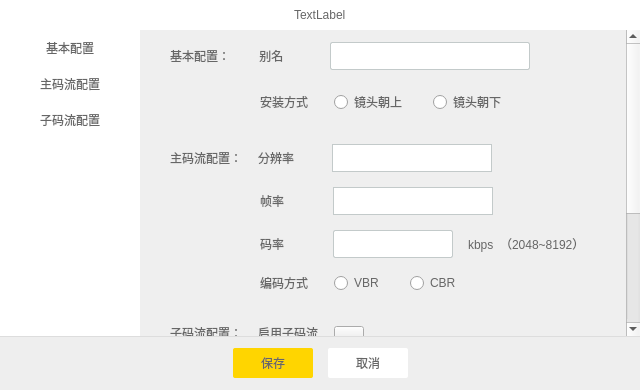
<?xml version="1.0" encoding="UTF-8"?>
<ui version="4.0">
 <class>deviceSettingDlg</class>
 <widget class="QDialog" name="deviceSettingDlg">
  <property name="geometry">
   <rect>
    <x>0</x>
    <y>0</y>
    <width>640</width>
    <height>390</height>
   </rect>
  </property>
  <property name="windowTitle">
   <string>Dialog</string>
  </property>
  <property name="styleSheet">
   <string notr="true">QLabel{
font-size:12px;
font-family:&quot;微软雅黑&quot;;
color:#666666;
}
QPushButton{
font-size:12px;
font-family:&quot;微软雅黑&quot;;
color:#666666;
}
QRadioButton{
font-size:12px;
font-family:&quot;微软雅黑&quot;;
color:#666666;
}
QCheckBox{
font-size:12px;
font-family:&quot;微软雅黑&quot;;
color:#666666;
}
#titleWidget{
background:#ffffff;
}
#topWidget{
background:#eeeeee;
}
#bottomWidget{
background:#eeeeee;
}
#leftWidget{
background:#ffffff;
}
QComboBox{
border:1px solid #c3caca;
font-size:12px;
font-family:&quot;微软雅黑&quot;;
color:#323434;
padding-left:10px;
}
QComboBox:drop-down{
subcontrol-origin:padding;
subcontrol-position:top right;
width:26px;
border-left-width: 0px;
border-left-color: gray;
border-left-style: solid;
}
QComboBox:down-arrow{
image: url(:/image/image/down_arrow.png);
}
QComboBox QAbstractItemView{
background:#f5f5f5;
border:1px solid #c3caca;
border-radius:2px;
selection-background-color:lightgray;
outline:0px;
}
QComboBox QAbstractItemView::item{
min-height:25px;
}
QListView{
border:1px solid #c3caca;
border-radius:2px;
}
QListView::item{
background:#f5f5f5;
padding-left:8px;
color:#323434;
outline:0px;
}
QListView::item:hover{
background: #ffffff;
color:#323434;
outline:0px;
}</string>
  </property>
  <layout class="QVBoxLayout" name="verticalLayout">
   <property name="spacing">
    <number>0</number>
   </property>
   <property name="leftMargin">
    <number>0</number>
   </property>
   <property name="topMargin">
    <number>0</number>
   </property>
   <property name="rightMargin">
    <number>0</number>
   </property>
   <property name="bottomMargin">
    <number>0</number>
   </property>
   <item>
    <widget class="QWidget" name="titleWidget" native="true">
     <property name="minimumSize">
      <size>
       <width>0</width>
       <height>30</height>
      </size>
     </property>
     <property name="maximumSize">
      <size>
       <width>16777215</width>
       <height>30</height>
      </size>
     </property>
     <layout class="QHBoxLayout" name="horizontalLayout">
      <item alignment="Qt::AlignHCenter">
       <widget class="QLabel" name="titleLabel">
        <property name="text">
         <string>TextLabel</string>
        </property>
       </widget>
      </item>
     </layout>
    </widget>
   </item>
   <item>
    <widget class="QWidget" name="topWidget" native="true">
     <layout class="QHBoxLayout" name="horizontalLayout_3">
      <property name="spacing">
       <number>0</number>
      </property>
      <property name="leftMargin">
       <number>0</number>
      </property>
      <property name="topMargin">
       <number>0</number>
      </property>
      <property name="rightMargin">
       <number>0</number>
      </property>
      <property name="bottomMargin">
       <number>0</number>
      </property>
      <item>
       <widget class="QWidget" name="leftWidget" native="true">
        <property name="minimumSize">
         <size>
          <width>140</width>
          <height>0</height>
         </size>
        </property>
        <property name="maximumSize">
         <size>
          <width>140</width>
          <height>16777215</height>
         </size>
        </property>
        <layout class="QVBoxLayout" name="verticalLayout_2">
         <property name="spacing">
          <number>0</number>
         </property>
         <property name="leftMargin">
          <number>0</number>
         </property>
         <property name="topMargin">
          <number>0</number>
         </property>
         <property name="rightMargin">
          <number>0</number>
         </property>
         <property name="bottomMargin">
          <number>0</number>
         </property>
         <item>
          <widget class="QPushButton" name="settingsBtn">
           <property name="minimumSize">
            <size>
             <width>0</width>
             <height>36</height>
            </size>
           </property>
           <property name="maximumSize">
            <size>
             <width>16777215</width>
             <height>36</height>
            </size>
           </property>
           <property name="styleSheet">
            <string notr="true">#settingsBtn{
border:none;
}
#settingsBtn:hover{
background:#f5f5f5;
}
#settingsBtn:checked{
background:#eeeeee;
}</string>
           </property>
           <property name="text">
            <string>基本配置</string>
           </property>
           <property name="checkable">
            <bool>true</bool>
           </property>
          </widget>
         </item>
         <item>
          <widget class="QPushButton" name="bitSettingsBtn">
           <property name="minimumSize">
            <size>
             <width>0</width>
             <height>36</height>
            </size>
           </property>
           <property name="maximumSize">
            <size>
             <width>16777215</width>
             <height>36</height>
            </size>
           </property>
           <property name="styleSheet">
            <string notr="true">#bitSettingsBtn{
border:none;
}
#bitSettingsBtn:hover{
background:#f5f5f5;
}
#bitSettingsBtn:checked{
background:#eeeeee;
}</string>
           </property>
           <property name="text">
            <string>主码流配置</string>
           </property>
           <property name="checkable">
            <bool>true</bool>
           </property>
          </widget>
         </item>
         <item>
          <widget class="QPushButton" name="subBitSettingsBtn">
           <property name="minimumSize">
            <size>
             <width>0</width>
             <height>36</height>
            </size>
           </property>
           <property name="maximumSize">
            <size>
             <width>16777215</width>
             <height>36</height>
            </size>
           </property>
           <property name="styleSheet">
            <string notr="true">#subBitSettingsBtn{
border:none;
}
#subBitSettingsBtn:hover{
background:#f5f5f5;
}
#subBitSettingsBtn:checked{
background:#eeeeee;
}</string>
           </property>
           <property name="text">
            <string>子码流配置</string>
           </property>
           <property name="checkable">
            <bool>true</bool>
           </property>
          </widget>
         </item>
         <item>
          <spacer name="verticalSpacer">
           <property name="orientation">
            <enum>Qt::Vertical</enum>
           </property>
           <property name="sizeHint" stdset="0">
            <size>
             <width>20</width>
             <height>174</height>
            </size>
           </property>
          </spacer>
         </item>
        </layout>
       </widget>
      </item>
      <item>
       <widget class="QScrollArea" name="scrollArea">
        <property name="styleSheet">
         <string notr="true">#scrollArea{
border:none;
}
QScrollBar:vertical {
      width:10px;
      background: #eeeeee;
      padding-top:6px;
      padding-bottom:6px;
padding-right:4px;
  }
QScrollBar::handle:vertical{
    background:rgba(0,0,0,25%);
    border-radius:2px;
    min-height:20;
}
QScrollBar::handle:vertical:hover
{
    background:rgba(0,0,0,50%); 
    border-radius:2px;
    min-height:20;
}
QScrollBar::add-line:vertical {
      border: none;
      background: #eeeeee;
}

QScrollBar::sub-line:vertical {
      border: none;
      background: #eeeeee;
}  
QScrollBar::add-page:vertical,QScrollBar::sub-page:vertical  
{
    background:#eeeeee;
    border-radius:4px;
}
</string>
        </property>
        <property name="horizontalScrollBarPolicy">
         <enum>Qt::ScrollBarAlwaysOff</enum>
        </property>
        <property name="widgetResizable">
         <bool>true</bool>
        </property>
        <widget class="QWidget" name="scrollAreaWidgetContents">
         <property name="geometry">
          <rect>
           <x>0</x>
           <y>-41</y>
           <width>489</width>
           <height>526</height>
          </rect>
         </property>
         <layout class="QVBoxLayout" name="verticalLayout_6">
          <property name="spacing">
           <number>30</number>
          </property>
          <property name="leftMargin">
           <number>30</number>
          </property>
          <property name="topMargin">
           <number>12</number>
          </property>
          <item>
           <layout class="QVBoxLayout" name="verticalLayout_3">
            <property name="spacing">
             <number>20</number>
            </property>
            <item>
             <layout class="QHBoxLayout" name="horizontalLayout_4">
              <property name="spacing">
               <number>26</number>
              </property>
              <item>
               <widget class="QLabel" name="label">
                <property name="text">
                 <string>基本配置：</string>
                </property>
               </widget>
              </item>
              <item>
               <widget class="QLabel" name="label_2">
                <property name="sizePolicy">
                 <sizepolicy hsizetype="Preferred" vsizetype="Preferred">
                  <horstretch>0</horstretch>
                  <verstretch>0</verstretch>
                 </sizepolicy>
                </property>
                <property name="minimumSize">
                 <size>
                  <width>48</width>
                  <height>0</height>
                 </size>
                </property>
                <property name="maximumSize">
                 <size>
                  <width>48</width>
                  <height>16777215</height>
                 </size>
                </property>
                <property name="text">
                 <string> 别名</string>
                </property>
                <property name="alignment">
                 <set>Qt::AlignLeading|Qt::AlignLeft|Qt::AlignVCenter</set>
                </property>
               </widget>
              </item>
              <item>
               <widget class="QLineEdit" name="nameLineEdit">
                <property name="minimumSize">
                 <size>
                  <width>200</width>
                  <height>28</height>
                 </size>
                </property>
                <property name="maximumSize">
                 <size>
                  <width>300</width>
                  <height>28</height>
                 </size>
                </property>
                <property name="styleSheet">
                 <string notr="true">background:#ffffff;
border:1px solid #c3caca;
border-radius:2px;
padding-left:10px;
font-size:12px;
font-family:&quot;微软雅黑&quot;;
color:#323434;</string>
                </property>
               </widget>
              </item>
              <item>
               <spacer name="horizontalSpacer_10">
                <property name="orientation">
                 <enum>Qt::Horizontal</enum>
                </property>
                <property name="sizeHint" stdset="0">
                 <size>
                  <width>40</width>
                  <height>20</height>
                 </size>
                </property>
               </spacer>
              </item>
             </layout>
            </item>
            <item>
             <layout class="QHBoxLayout" name="horizontalLayout_6">
              <property name="spacing">
               <number>26</number>
              </property>
              <property name="leftMargin">
               <number>90</number>
              </property>
              <property name="rightMargin">
               <number>90</number>
              </property>
              <item>
               <widget class="QLabel" name="label_3">
                <property name="sizePolicy">
                 <sizepolicy hsizetype="Preferred" vsizetype="Preferred">
                  <horstretch>0</horstretch>
                  <verstretch>0</verstretch>
                 </sizepolicy>
                </property>
                <property name="minimumSize">
                 <size>
                  <width>0</width>
                  <height>0</height>
                 </size>
                </property>
                <property name="text">
                 <string>安装方式</string>
                </property>
                <property name="alignment">
                 <set>Qt::AlignLeading|Qt::AlignLeft|Qt::AlignVCenter</set>
                </property>
               </widget>
              </item>
              <item>
               <widget class="QRadioButton" name="upBtn">
                <property name="text">
                 <string>镜头朝上</string>
                </property>
               </widget>
              </item>
              <item>
               <widget class="QRadioButton" name="downBtn">
                <property name="text">
                 <string>镜头朝下</string>
                </property>
               </widget>
              </item>
              <item>
               <spacer name="horizontalSpacer_5">
                <property name="orientation">
                 <enum>Qt::Horizontal</enum>
                </property>
                <property name="sizeHint" stdset="0">
                 <size>
                  <width>40</width>
                  <height>20</height>
                 </size>
                </property>
               </spacer>
              </item>
             </layout>
            </item>
           </layout>
          </item>
          <item>
           <layout class="QVBoxLayout" name="verticalLayout_4">
            <property name="spacing">
             <number>15</number>
            </property>
            <item>
             <layout class="QHBoxLayout" name="horizontalLayout_8">
              <property name="spacing">
               <number>16</number>
              </property>
              <property name="rightMargin">
               <number>90</number>
              </property>
              <item>
               <widget class="QLabel" name="label_4">
                <property name="text">
                 <string>主码流配置：</string>
                </property>
               </widget>
              </item>
              <item>
               <widget class="QLabel" name="label_5">
                <property name="minimumSize">
                 <size>
                  <width>58</width>
                  <height>0</height>
                 </size>
                </property>
                <property name="maximumSize">
                 <size>
                  <width>48</width>
                  <height>16777215</height>
                 </size>
                </property>
                <property name="text">
                 <string>分辨率</string>
                </property>
                <property name="alignment">
                 <set>Qt::AlignLeading|Qt::AlignLeft|Qt::AlignVCenter</set>
                </property>
               </widget>
              </item>
              <item>
               <widget class="commonComBox" name="resolutionBox">
                <property name="minimumSize">
                 <size>
                  <width>160</width>
                  <height>28</height>
                 </size>
                </property>
                <property name="maximumSize">
                 <size>
                  <width>160</width>
                  <height>28</height>
                 </size>
                </property>
                <property name="editable">
                 <bool>false</bool>
                </property>
                <property name="insertPolicy">
                 <enum>QComboBox::InsertAtBottom</enum>
                </property>
                <property name="sizeAdjustPolicy">
                 <enum>QComboBox::AdjustToContents</enum>
                </property>
                <property name="duplicatesEnabled">
                 <bool>false</bool>
                </property>
                <property name="frame">
                 <bool>true</bool>
                </property>
               </widget>
              </item>
              <item>
               <spacer name="horizontalSpacer_3">
                <property name="orientation">
                 <enum>Qt::Horizontal</enum>
                </property>
                <property name="sizeHint" stdset="0">
                 <size>
                  <width>40</width>
                  <height>20</height>
                 </size>
                </property>
               </spacer>
              </item>
             </layout>
            </item>
            <item>
             <layout class="QHBoxLayout" name="horizontalLayout_9">
              <property name="spacing">
               <number>15</number>
              </property>
              <property name="leftMargin">
               <number>90</number>
              </property>
              <property name="rightMargin">
               <number>90</number>
              </property>
              <item>
               <widget class="QLabel" name="label_6">
                <property name="minimumSize">
                 <size>
                  <width>58</width>
                  <height>0</height>
                 </size>
                </property>
                <property name="maximumSize">
                 <size>
                  <width>58</width>
                  <height>16777215</height>
                 </size>
                </property>
                <property name="text">
                 <string>帧率</string>
                </property>
                <property name="alignment">
                 <set>Qt::AlignLeading|Qt::AlignLeft|Qt::AlignVCenter</set>
                </property>
               </widget>
              </item>
              <item>
               <widget class="commonComBox" name="framerateBox">
                <property name="minimumSize">
                 <size>
                  <width>160</width>
                  <height>28</height>
                 </size>
                </property>
                <property name="maximumSize">
                 <size>
                  <width>160</width>
                  <height>28</height>
                 </size>
                </property>
                <property name="editable">
                 <bool>false</bool>
                </property>
                <property name="sizeAdjustPolicy">
                 <enum>QComboBox::AdjustToContents</enum>
                </property>
                <property name="duplicatesEnabled">
                 <bool>false</bool>
                </property>
                <property name="frame">
                 <bool>true</bool>
                </property>
               </widget>
              </item>
              <item>
               <spacer name="horizontalSpacer_4">
                <property name="orientation">
                 <enum>Qt::Horizontal</enum>
                </property>
                <property name="sizeHint" stdset="0">
                 <size>
                  <width>40</width>
                  <height>20</height>
                 </size>
                </property>
               </spacer>
              </item>
             </layout>
            </item>
            <item>
             <layout class="QHBoxLayout" name="horizontalLayout_10">
              <property name="spacing">
               <number>15</number>
              </property>
              <property name="leftMargin">
               <number>90</number>
              </property>
              <item>
               <widget class="QLabel" name="label_7">
                <property name="minimumSize">
                 <size>
                  <width>58</width>
                  <height>0</height>
                 </size>
                </property>
                <property name="maximumSize">
                 <size>
                  <width>58</width>
                  <height>16777215</height>
                 </size>
                </property>
                <property name="text">
                 <string>码率</string>
                </property>
                <property name="alignment">
                 <set>Qt::AlignLeading|Qt::AlignLeft|Qt::AlignVCenter</set>
                </property>
               </widget>
              </item>
              <item>
               <widget class="QLineEdit" name="bitRateLineEdit">
                <property name="minimumSize">
                 <size>
                  <width>120</width>
                  <height>28</height>
                 </size>
                </property>
                <property name="maximumSize">
                 <size>
                  <width>120</width>
                  <height>28</height>
                 </size>
                </property>
                <property name="styleSheet">
                 <string notr="true">background:#ffffff;
border:1px solid #c3caca;
border-radius:2px;
padding-left:10px;
font-size:12px;
font-family:&quot;微软雅黑&quot;;
color:#323434;</string>
                </property>
               </widget>
              </item>
              <item>
               <widget class="QLabel" name="showLabbel">
                <property name="text">
                 <string>kbps  （2048~8192）</string>
                </property>
               </widget>
              </item>
             </layout>
            </item>
            <item>
             <layout class="QHBoxLayout" name="horizontalLayout_11">
              <property name="spacing">
               <number>26</number>
              </property>
              <property name="leftMargin">
               <number>90</number>
              </property>
              <property name="rightMargin">
               <number>90</number>
              </property>
              <item>
               <widget class="QLabel" name="label_9">
                <property name="minimumSize">
                 <size>
                  <width>48</width>
                  <height>0</height>
                 </size>
                </property>
                <property name="maximumSize">
                 <size>
                  <width>48</width>
                  <height>16777215</height>
                 </size>
                </property>
                <property name="text">
                 <string>编码方式</string>
                </property>
                <property name="alignment">
                 <set>Qt::AlignLeading|Qt::AlignLeft|Qt::AlignVCenter</set>
                </property>
               </widget>
              </item>
              <item>
               <widget class="QRadioButton" name="vbrBtn">
                <property name="text">
                 <string>VBR</string>
                </property>
               </widget>
              </item>
              <item>
               <widget class="QRadioButton" name="cbrBtn">
                <property name="text">
                 <string>CBR</string>
                </property>
               </widget>
              </item>
              <item>
               <spacer name="horizontalSpacer_6">
                <property name="orientation">
                 <enum>Qt::Horizontal</enum>
                </property>
                <property name="sizeHint" stdset="0">
                 <size>
                  <width>40</width>
                  <height>20</height>
                 </size>
                </property>
               </spacer>
              </item>
             </layout>
            </item>
           </layout>
          </item>
          <item>
           <layout class="QHBoxLayout" name="horizontalLayout_17">
            <property name="spacing">
             <number>16</number>
            </property>
            <property name="leftMargin">
             <number>0</number>
            </property>
            <item>
             <widget class="QLabel" name="label_11">
              <property name="text">
               <string>子码流配置：</string>
              </property>
             </widget>
            </item>
            <item>
             <widget class="QLabel" name="label_10">
              <property name="text">
               <string>&lt;html&gt;&lt;head/&gt;&lt;body&gt;&lt;p&gt;启用子码流&lt;/p&gt;&lt;/body&gt;&lt;/html&gt;</string>
              </property>
             </widget>
            </item>
            <item>
             <widget class="QPushButton" name="subBitrateBox">
              <property name="minimumSize">
               <size>
                <width>30</width>
                <height>14</height>
               </size>
              </property>
              <property name="maximumSize">
               <size>
                <width>30</width>
                <height>14</height>
               </size>
              </property>
              <property name="styleSheet">
               <string notr="true">#subBitrateBox{
border-image:url(:/image/image/effects.png);
}
#subBitrateBox:checked{
border-image:url(:/image/image/effectsb.png);
}</string>
              </property>
              <property name="text">
               <string/>
              </property>
              <property name="checkable">
               <bool>true</bool>
              </property>
             </widget>
            </item>
            <item>
             <spacer name="horizontalSpacer_11">
              <property name="orientation">
               <enum>Qt::Horizontal</enum>
              </property>
              <property name="sizeHint" stdset="0">
               <size>
                <width>40</width>
                <height>20</height>
               </size>
              </property>
             </spacer>
            </item>
           </layout>
          </item>
          <item>
           <widget class="QWidget" name="widget" native="true">
            <layout class="QVBoxLayout" name="verticalLayout_5">
             <property name="spacing">
              <number>15</number>
             </property>
             <property name="leftMargin">
              <number>0</number>
             </property>
             <property name="topMargin">
              <number>0</number>
             </property>
             <property name="rightMargin">
              <number>0</number>
             </property>
             <property name="bottomMargin">
              <number>0</number>
             </property>
             <item>
              <layout class="QHBoxLayout" name="horizontalLayout_13">
               <property name="spacing">
                <number>15</number>
               </property>
               <property name="leftMargin">
                <number>90</number>
               </property>
               <property name="rightMargin">
                <number>90</number>
               </property>
               <item>
                <widget class="QLabel" name="label_12">
                 <property name="minimumSize">
                  <size>
                   <width>58</width>
                   <height>0</height>
                  </size>
                 </property>
                 <property name="maximumSize">
                  <size>
                   <width>58</width>
                   <height>16777215</height>
                  </size>
                 </property>
                 <property name="text">
                  <string>分辨率</string>
                 </property>
                 <property name="alignment">
                  <set>Qt::AlignLeading|Qt::AlignLeft|Qt::AlignVCenter</set>
                 </property>
                </widget>
               </item>
               <item>
                <widget class="commonComBox" name="subResolutionBox">
                 <property name="minimumSize">
                  <size>
                   <width>160</width>
                   <height>28</height>
                  </size>
                 </property>
                 <property name="maximumSize">
                  <size>
                   <width>160</width>
                   <height>28</height>
                  </size>
                 </property>
                 <property name="editable">
                  <bool>false</bool>
                 </property>
                 <property name="sizeAdjustPolicy">
                  <enum>QComboBox::AdjustToContents</enum>
                 </property>
                 <property name="duplicatesEnabled">
                  <bool>false</bool>
                 </property>
                 <property name="frame">
                  <bool>true</bool>
                 </property>
                </widget>
               </item>
               <item>
                <spacer name="horizontalSpacer_8">
                 <property name="orientation">
                  <enum>Qt::Horizontal</enum>
                 </property>
                 <property name="sizeHint" stdset="0">
                  <size>
                   <width>40</width>
                   <height>20</height>
                  </size>
                 </property>
                </spacer>
               </item>
              </layout>
             </item>
             <item>
              <layout class="QHBoxLayout" name="horizontalLayout_14">
               <property name="spacing">
                <number>15</number>
               </property>
               <property name="leftMargin">
                <number>90</number>
               </property>
               <property name="rightMargin">
                <number>90</number>
               </property>
               <item>
                <widget class="QLabel" name="label_13">
                 <property name="minimumSize">
                  <size>
                   <width>58</width>
                   <height>0</height>
                  </size>
                 </property>
                 <property name="maximumSize">
                  <size>
                   <width>58</width>
                   <height>16777215</height>
                  </size>
                 </property>
                 <property name="text">
                  <string>帧率</string>
                 </property>
                 <property name="alignment">
                  <set>Qt::AlignLeading|Qt::AlignLeft|Qt::AlignVCenter</set>
                 </property>
                </widget>
               </item>
               <item>
                <widget class="QLabel" name="subFramerateBox">
                 <property name="minimumSize">
                  <size>
                   <width>40</width>
                   <height>28</height>
                  </size>
                 </property>
                 <property name="maximumSize">
                  <size>
                   <width>40</width>
                   <height>28</height>
                  </size>
                 </property>
                 <property name="styleSheet">
                  <string notr="true">color:#323434;</string>
                 </property>
                 <property name="text">
                  <string/>
                 </property>
                </widget>
               </item>
               <item>
                <widget class="QLabel" name="label_17">
                 <property name="styleSheet">
                  <string notr="true">color:#666666;</string>
                 </property>
                 <property name="text">
                  <string>（与主码流帧率一致）</string>
                 </property>
                </widget>
               </item>
               <item>
                <spacer name="horizontalSpacer_9">
                 <property name="orientation">
                  <enum>Qt::Horizontal</enum>
                 </property>
                 <property name="sizeHint" stdset="0">
                  <size>
                   <width>40</width>
                   <height>20</height>
                  </size>
                 </property>
                </spacer>
               </item>
              </layout>
             </item>
             <item>
              <layout class="QHBoxLayout" name="horizontalLayout_15">
               <property name="spacing">
                <number>15</number>
               </property>
               <property name="leftMargin">
                <number>90</number>
               </property>
               <item>
                <widget class="QLabel" name="label_14">
                 <property name="minimumSize">
                  <size>
                   <width>58</width>
                   <height>0</height>
                  </size>
                 </property>
                 <property name="maximumSize">
                  <size>
                   <width>58</width>
                   <height>16777215</height>
                  </size>
                 </property>
                 <property name="text">
                  <string>码率</string>
                 </property>
                 <property name="alignment">
                  <set>Qt::AlignLeading|Qt::AlignLeft|Qt::AlignVCenter</set>
                 </property>
                </widget>
               </item>
               <item>
                <widget class="QLineEdit" name="subBitRateLineEdit">
                 <property name="minimumSize">
                  <size>
                   <width>120</width>
                   <height>28</height>
                  </size>
                 </property>
                 <property name="maximumSize">
                  <size>
                   <width>120</width>
                   <height>28</height>
                  </size>
                 </property>
                 <property name="styleSheet">
                  <string notr="true">background:#ffffff;
border:1px solid #c3caca;
border-radius:2px;
padding-left:10px;
font-size:12px;
font-family:&quot;微软雅黑&quot;;
color:#323434;</string>
                 </property>
                </widget>
               </item>
               <item>
                <widget class="QLabel" name="label_15">
                 <property name="text">
                  <string>kbps  （500~3000）</string>
                 </property>
                </widget>
               </item>
              </layout>
             </item>
             <item>
              <layout class="QHBoxLayout" name="horizontalLayout_16">
               <property name="spacing">
                <number>26</number>
               </property>
               <property name="leftMargin">
                <number>90</number>
               </property>
               <property name="rightMargin">
                <number>90</number>
               </property>
               <item>
                <widget class="QLabel" name="label_16">
                 <property name="minimumSize">
                  <size>
                   <width>48</width>
                   <height>0</height>
                  </size>
                 </property>
                 <property name="maximumSize">
                  <size>
                   <width>48</width>
                   <height>16777215</height>
                  </size>
                 </property>
                 <property name="text">
                  <string>编码方式</string>
                 </property>
                 <property name="alignment">
                  <set>Qt::AlignLeading|Qt::AlignLeft|Qt::AlignVCenter</set>
                 </property>
                </widget>
               </item>
               <item>
                <widget class="QRadioButton" name="subVbrBtn">
                 <property name="text">
                  <string>VBR</string>
                 </property>
                </widget>
               </item>
               <item>
                <widget class="QRadioButton" name="subCbrBtn">
                 <property name="text">
                  <string>CBR</string>
                 </property>
                </widget>
               </item>
               <item>
                <spacer name="horizontalSpacer_7">
                 <property name="orientation">
                  <enum>Qt::Horizontal</enum>
                 </property>
                 <property name="sizeHint" stdset="0">
                  <size>
                   <width>40</width>
                   <height>20</height>
                  </size>
                 </property>
                </spacer>
               </item>
              </layout>
             </item>
            </layout>
           </widget>
          </item>
         </layout>
        </widget>
       </widget>
      </item>
     </layout>
    </widget>
   </item>
   <item>
    <widget class="QWidget" name="bottomWidget" native="true">
     <property name="minimumSize">
      <size>
       <width>0</width>
       <height>54</height>
      </size>
     </property>
     <property name="maximumSize">
      <size>
       <width>16777215</width>
       <height>54</height>
      </size>
     </property>
     <property name="styleSheet">
      <string notr="true">#bottomWidget{
border-top:1px solid #dddddd;
}</string>
     </property>
     <layout class="QHBoxLayout" name="horizontalLayout_2">
      <property name="spacing">
       <number>15</number>
      </property>
      <item>
       <spacer name="horizontalSpacer">
        <property name="orientation">
         <enum>Qt::Horizontal</enum>
        </property>
        <property name="sizeHint" stdset="0">
         <size>
          <width>156</width>
          <height>20</height>
         </size>
        </property>
       </spacer>
      </item>
      <item>
       <widget class="QPushButton" name="saveBtn">
        <property name="minimumSize">
         <size>
          <width>80</width>
          <height>30</height>
         </size>
        </property>
        <property name="maximumSize">
         <size>
          <width>80</width>
          <height>30</height>
         </size>
        </property>
        <property name="styleSheet">
         <string notr="true">#saveBtn{
background:#ffd500;
border-radius:2px;
}
#saveBtn:pressed{
margin:1px;
}</string>
        </property>
        <property name="text">
         <string>保存</string>
        </property>
       </widget>
      </item>
      <item>
       <widget class="QPushButton" name="cancelBtn">
        <property name="minimumSize">
         <size>
          <width>80</width>
          <height>30</height>
         </size>
        </property>
        <property name="maximumSize">
         <size>
          <width>80</width>
          <height>30</height>
         </size>
        </property>
        <property name="styleSheet">
         <string notr="true">#cancelBtn{
background:#ffffff;
border-radius:2px;
}
#cancelBtn:pressed{
margin:1px;
}</string>
        </property>
        <property name="text">
         <string>取消</string>
        </property>
       </widget>
      </item>
      <item>
       <spacer name="horizontalSpacer_2">
        <property name="orientation">
         <enum>Qt::Horizontal</enum>
        </property>
        <property name="sizeHint" stdset="0">
         <size>
          <width>155</width>
          <height>20</height>
         </size>
        </property>
       </spacer>
      </item>
     </layout>
    </widget>
   </item>
  </layout>
 </widget>
 <customwidgets>
  <customwidget>
   <class>commonComBox</class>
   <extends>QComboBox</extends>
   <header>commonComBox.h</header>
  </customwidget>
 </customwidgets>
 <resources/>
 <connections/>
</ui>
